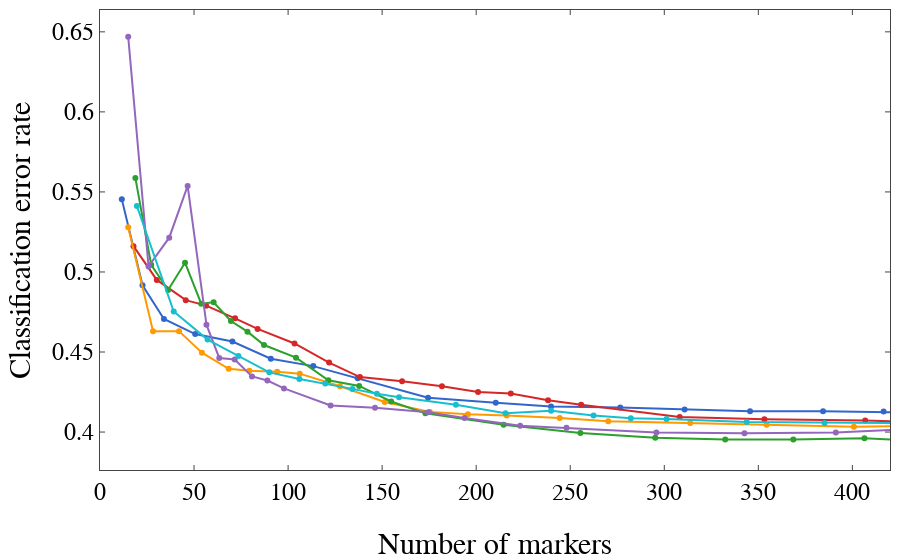

Write notebook code for a chart like this one.
### Code cell
iplot({'data':traces, 'layout': layout1})
